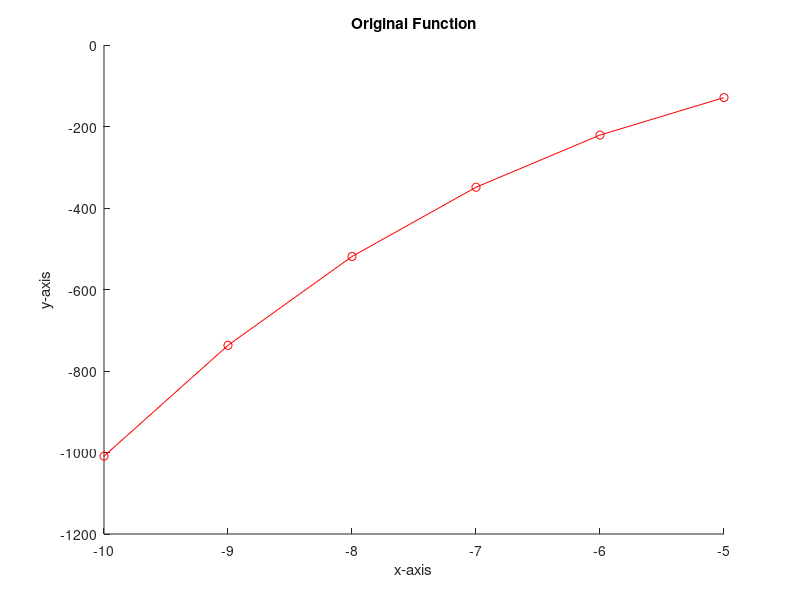
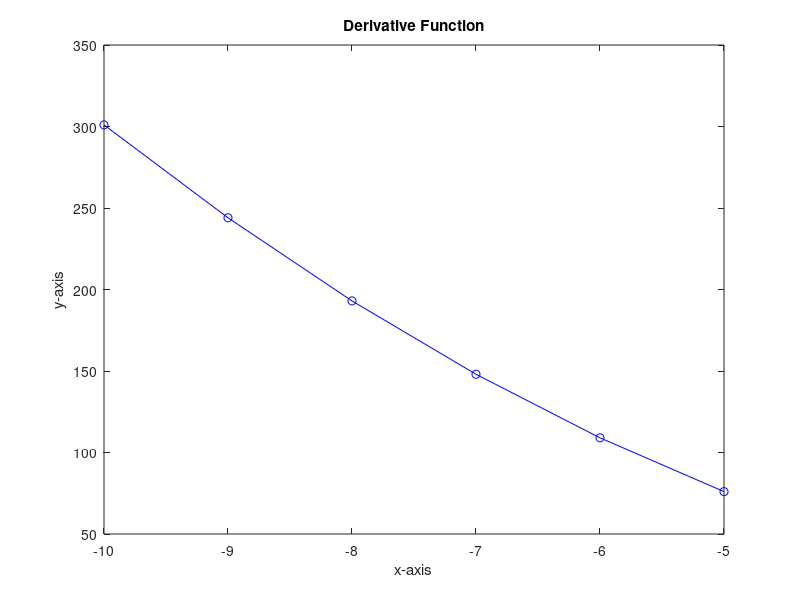

These charts were generated, in order, by the following MATLAB code:
x = [-10:-5]; % x values for both functions

y1 = x.^3+x+1; % original function 
y2 = 3.*x.^2+1; % derivative function

%* ---------- 
hold on
figure(1); % create a new figure
plot(x, y1, 'r-o'); % plot original function
title("Original Function");
xlabel("x-axis");
ylabel("y-axis");
print('-f1', 'dpng');
hold off 
%* ---------- 

%* ---------- 
hold on
figure(2); % create a new figure
plot(x, y2, 'b-o'); % plot derivative function
title("Derivative Function");
xlabel("x-axis");
ylabel("y-axis");
print('-f2', 'dpng'); 
hold off
%* ---------- 